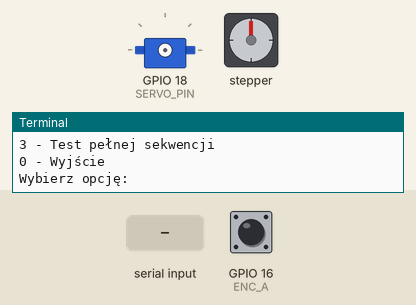
This program was run on a simulated Raspberry Pi (BCM pin numbers). Shown: servo, stepper motor, the last lines printed to the terminal. The test bench sets the inputs (shaded band); at power-on: GPIO 16 (ENC_A) HIGH. The stepper is drawn at 2048 steps a turn; servo angles are drawn from the pulse width (0.5 ms = 0°, 2.5 ms = 180°); the clock reads 2024-03-15 10:24:30 at power-on unless the program sets it.

Above: at 1.2 s.
1.3 s: "3" typed at the terminal, then Enter
At 6.0 s:
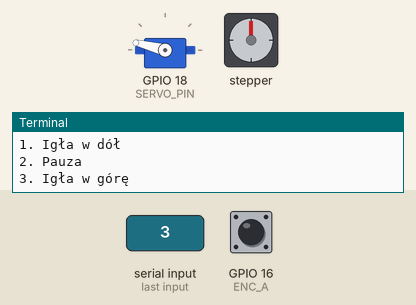
At 6.75 s:
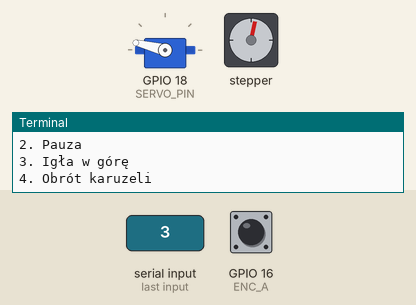
13.3 s: "1" typed at the terminal, then Enter
16.3 s: "2" typed at the terminal, then Enter
At 17.5 s:
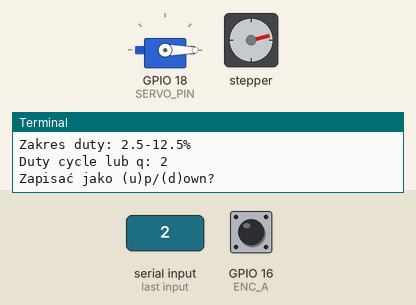
17.8 s: "q" typed at the terminal, then Enter
19.3 s: "5" typed at the terminal, then Enter
At 20.5 s:
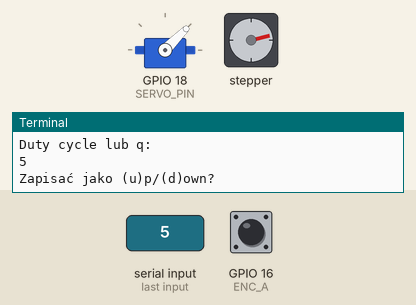
20.8 s: "u" typed at the terminal, then Enter
Timing chart, 0 to 23.3 s (numbered marks = the images above; inputs shaded):
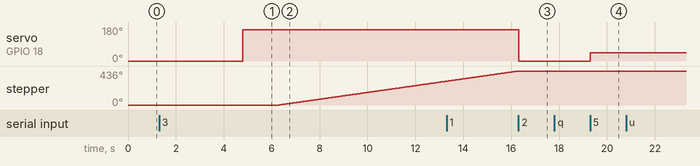

Measured:
- after the input at 1.3 s, servo on GPIO 18 (SERVO_PIN): 0° → 166° after 3.5 s; stepper: keeps turning clockwise at about 44°/s, starting after 5.0 s
- after the input at 16.3 s, servo on GPIO 18 (SERVO_PIN): 166° → 0° at once
- after the input at 19.3 s, servo on GPIO 18 (SERVO_PIN): 0° → 45° at once

The program:

carousele_calibration.py
```python
#!/usr/bin/env python3
"""
Kalibracja karuzeli z silnikiem krokowym i serwem,
obroty liczone na podstawie ticków enkodera.
"""

import RPi.GPIO as GPIO
import time
import threading

# === PINY ===
STEP_IN1 = 17
STEP_IN2 = 27
STEP_IN3 = 22
STEP_IN4 = 23

SERVO_PIN = 18

ENC_A = 16
ENC_B = 20
ENC_I = 21

STEP_DELAY = 0.002

# === SEKWENCJA KROKÓW ===
HALF_STEP_SEQ = [
    [1,0,0,0],
    [1,1,0,0],
    [0,1,0,0],
    [0,1,1,0],
    [0,0,1,0],
    [0,0,1,1],
    [0,0,0,1],
    [1,0,0,1]
]

# === LICZNIKI I LOCKI ===
tick_count = 0
step_count = 0
_tick_lock = threading.Lock()

# === GPIO ===
GPIO.setmode(GPIO.BCM)
GPIO.setwarnings(False)

GPIO.setup(STEP_IN1, GPIO.OUT)
GPIO.setup(STEP_IN2, GPIO.OUT)
GPIO.setup(STEP_IN3, GPIO.OUT)
GPIO.setup(STEP_IN4, GPIO.OUT)

GPIO.setup(SERVO_PIN, GPIO.OUT)
servo_pwm = GPIO.PWM(SERVO_PIN, 50)
servo_pwm.start(0)

GPIO.setup(ENC_A, GPIO.IN, pull_up_down=GPIO.PUD_UP)
GPIO.setup(ENC_B, GPIO.IN, pull_up_down=GPIO.PUD_UP)
GPIO.setup(ENC_I, GPIO.IN, pull_up_down=GPIO.PUD_UP)

# === OBSŁUGA ENKODERA ===
def encoder_callback(channel):
    global tick_count
    a = GPIO.input(ENC_A)
    b = GPIO.input(ENC_B)
    with _tick_lock:
        if a != b:
            tick_count += 1
        else:
            tick_count -= 1

GPIO.add_event_detect(ENC_A, GPIO.BOTH, callback=encoder_callback)

# === FUNKCJE ===
def set_step(w1, w2, w3, w4):
    GPIO.output(STEP_IN1, w1)
    GPIO.output(STEP_IN2, w2)
    GPIO.output(STEP_IN3, w3)
    GPIO.output(STEP_IN4, w4)

def move_servo(duty):
    servo_pwm.ChangeDutyCycle(duty)
    time.sleep(0.5)
    servo_pwm.ChangeDutyCycle(0)

def rotate_by_ticks(target_ticks, direction=1, timeout=10.0):
    global tick_count, step_count
    with _tick_lock:
        tick_count = 0
    step_count = 0

    seq_len   = len(HALF_STEP_SEQ)
    seq_range = range(seq_len)[::direction]
    start     = time.time()

    while True:
        with _tick_lock:
            current_ticks = abs(tick_count)
        if current_ticks >= target_ticks:
            break
        if time.time() - start > timeout:
            print(f"[WARN] Timeout! Osiągnięto {current_ticks}/{target_ticks} ticków")
            break
        for s in seq_range:
            set_step(*HALF_STEP_SEQ[s])
            time.sleep(STEP_DELAY)
        step_count += 1

    set_step(0,0,0,0)
    with _tick_lock:
        final_ticks = abs(tick_count)
    return final_ticks, step_count

# === MENU ===
def main():
    servo_up = 11.7
    servo_down = 2.5
    ticks_per_pos = 164

    try:
        while True:
            print("\nKALIBRACJA KARUZELI")
            print("1 - Kalibracja serwa")
            print("2 - Kalibracja silnika (ticki)")
            print("3 - Test pełnej sekwencji")
            print("0 - Wyjście")

            choice = input("Wybierz opcję: ").strip()

            if choice == '1':
                print("\n=== SERVO ===")
                print("Zakres duty: 2.5-12.5%")
                while True:
                    duty = input("Duty cycle lub q: ").strip()
                    if duty.lower() == 'q':
                        break
                    try:
                        val = float(duty)
                        move_servo(val)
                        resp = input("Zapisać jako (u)p/(d)own? ").strip().lower()
                        if resp == 'u':
                            servo_up = val
                            print(f"SERVO_UP = {val}")
                        elif resp == 'd':
                            servo_down = val
                            print(f"SERVO_DOWN = {val}")
                    except ValueError:
                        print("Nieprawidłowa wartość")

            elif choice == '2':
                print("\n=== SILNIK ===")
                while True:
                    ticks = input(f"Ile ticków na pozycję (akt. {ticks_per_pos}) lub q: ").strip()
                    if ticks.lower() == 'q':
                        break
                    try:
                        val = int(ticks)
                        t, s = rotate_by_ticks(val)
                        print(f"Faktyczne ticki: {t}, kroki silnika: {s}")
                        ticks_per_pos = val
                        done = input("Pozycja OK? (y/n): ").strip().lower()
                        if done == 'y':
                            break
                    except ValueError:
                        print("Nieprawidłowa wartość")

            elif choice == '3':
                print("\n=== TEST SEKWENCJI ===")
                print("1. Igła w dół")
                move_servo(servo_down)
                time.sleep(1)
                print("2. Pauza")
                time.sleep(2)
                print("3. Igła w górę")
                move_servo(servo_up)
                time.sleep(1)
                print("4. Obrót karuzeli")
                rotate_by_ticks(ticks_per_pos)
                print("✓ Sekwencja zakończona")

            elif choice == '0':
                break

            else:
                print("Nieprawidłowa opcja")

    except KeyboardInterrupt:
        pass
    finally:
        set_step(0,0,0,0)
        move_servo(servo_up)
        servo_pwm.stop()
        GPIO.cleanup()
        print("Wyłączono GPIO")

if __name__ == '__main__':
    main()
```
